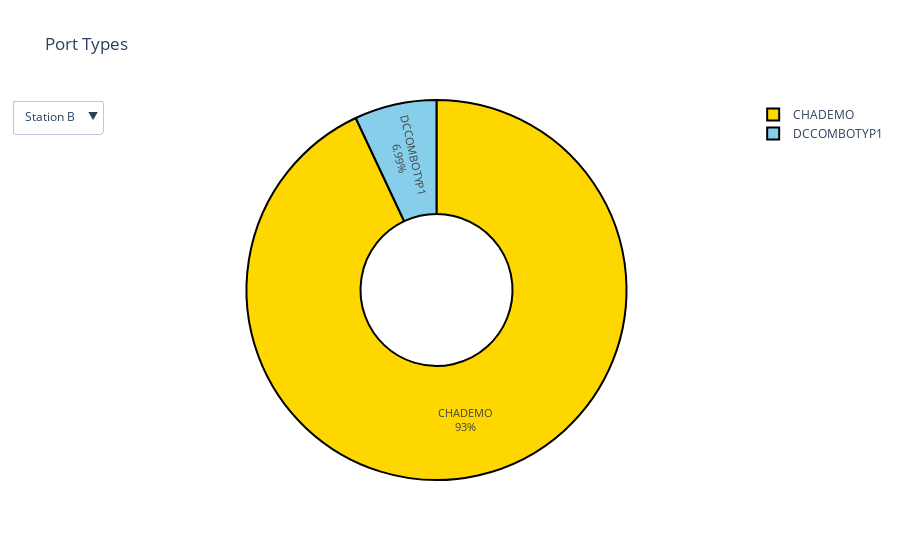

Here is the notebook cell this chart was saved with:
### Code cell
##port type pie chart
fig = go.Figure()
fig.add_trace(go.Pie(labels=portlabels,values=portsizesA,name="Port Type"))
fig.add_trace(go.Pie(labels=portlabels,values=portsizesB,name="Port Type"))
fig.add_trace(go.Pie(labels=portlabels,values=port,name="Port Type"))

fig.update_layout(updatemenus=[
        go.layout.Updatemenu(
            active=0,
            buttons=list([
                dict(label="Station A",
                     method="restyle",
                     args=[{"visible": [True, False, False]},
                           {"title": "Station A"}]),
                dict(label="Station B",
                     method="restyle",
                     args=[{"visible": [False, True, False]},
                           {"title": "Station B"}]),
                dict(label="Both",
                     method="restyle",
                     args=[{"visible": [False, False, True]},
                           {"title": "Both"}])]),)])
fig.update_layout(title_text="Port Types")                     
fig.update_traces(hole=.4,hoverinfo='value', textinfo='label+percent', textfont_size=11, marker=dict(colors=['gold','skyblue'], line=dict(color='#000000', width=2)))
fig.show()

### Figure 1 — Plotly figure (JSON) as saved in the notebook; plotly's stock layout.template omitted (floating-point values rounded to 4 significant figures)
{"data": [{"hole": 0.4, "hoverinfo": "value", "labels": ["CHADEMO", "DCCOMBOTYP1"], "marker": {"colors": ["gold", "skyblue"], "line": {"color": "#000000", "width": 2}}, "name": "Port Type", "textfont": {"size": 11}, "textinfo": "label+percent", "type": "pie", "values": [5551, 651], "visible": false}, {"hole": 0.4, "hoverinfo": "value", "labels": ["CHADEMO", "DCCOMBOTYP1"], "marker": {"colors": ["gold", "skyblue"], "line": {"color": "#000000", "width": 2}}, "name": "Port Type", "textfont": {"size": 11}, "textinfo": "label+percent", "type": "pie", "values": [3953, 297], "visible": true}, {"hole": 0.4, "hoverinfo": "value", "labels": ["CHADEMO", "DCCOMBOTYP1"], "marker": {"colors": ["gold", "skyblue"], "line": {"color": "#000000", "width": 2}}, "name": "Port Type", "textfont": {"size": 11}, "textinfo": "label+percent", "type": "pie", "values": [9504, 948], "visible": false}], "layout": {"autosize": true, "title": {"text": "Port Types"}, "updatemenus": [{"active": 1, "buttons": [{"args": [{"visible": [true, false, false]}, {"title": "Station A"}], "label": "Station A", "method": "restyle"}, {"args": [{"visible": [false, true, false]}, {"title": "Station B"}], "label": "Station B", "method": "restyle"}, {"args": [{"visible": [false, false, true]}, {"title": "Both"}], "label": "Both", "method": "restyle"}]}]}}
